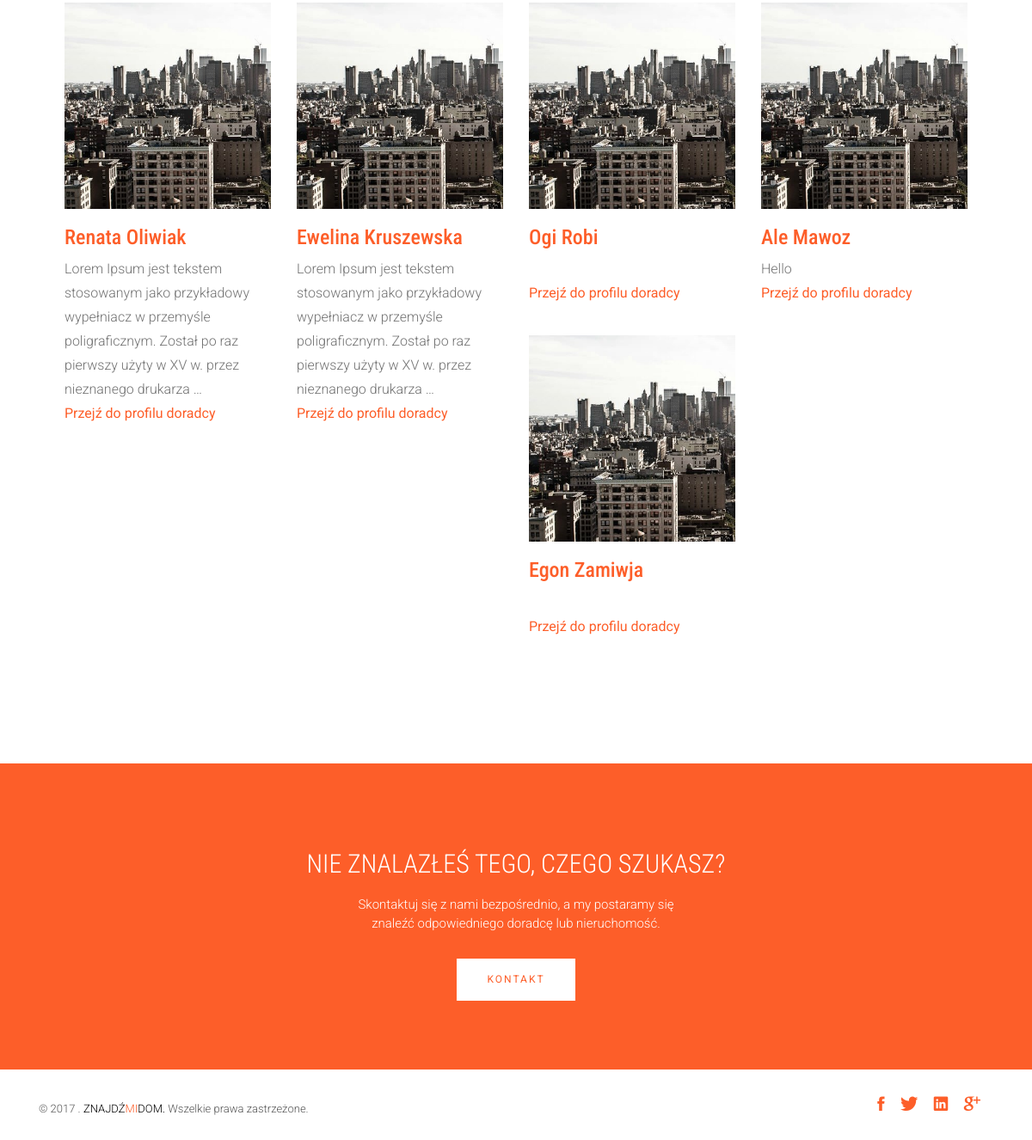
Page /profiles/ (lower part) on the earlier database version.
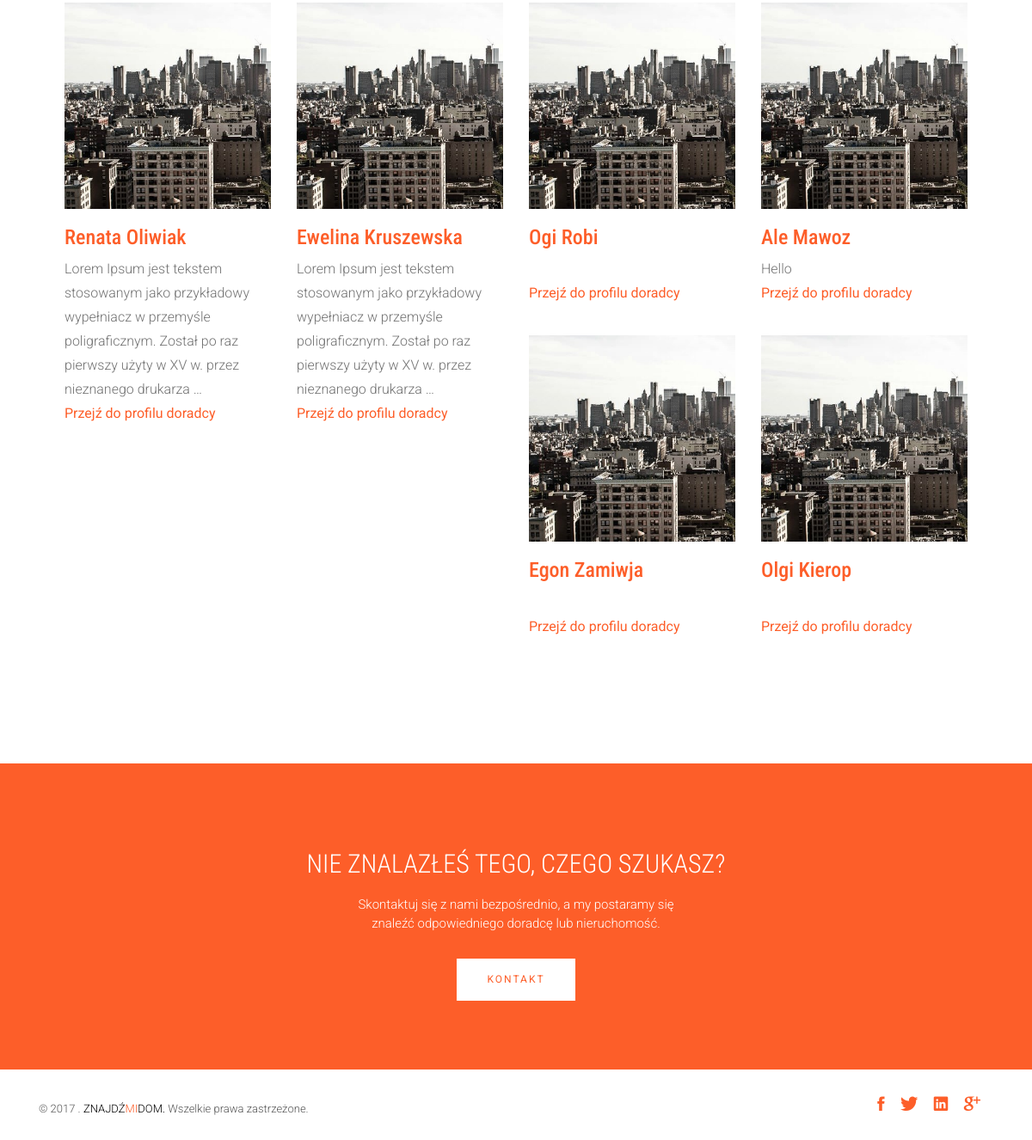
Same page on the later database version.
### profiles/models.py (models this page shows, shortened)
class Profile(models.Model):
	user = models.OneToOneField(User, blank=True, null=True)
	avatar = models.ImageField(upload_to='avatar', blank=True)
	description = models.TextField()
	city = models.CharField(max_length=100)

### profiles/views.py (the view)
def profile_list(request):
	profiles = Profile.objects.all()
	return render(request, 'profiles/profile_list.html', {
		'profiles': profiles,
		})

### profiles/templates/profiles/profile_list.html (shortened to what this page needs)
{% extends "base.html" %}
{% load static from staticfiles %}
{% block content%}
         <section id="about">
                <div class="container">
                    <div class="row">
                        <div class="col-md-12 col-sm-12">
                            <div class="block wow fadeInLeft" data-wow-delay=".3s" data-wow-duration="500ms">
                                <p>
                                    {% for profile in profiles %}
                                    <div class="col-md-3 col-sm-6">
                                    {% if profile.avatar %}
                                    <a href="{% url 'profiles:detail' pk=profile.pk %}">
    									<img src="{{ profile.avatar.url}}" class="img-responsive" alt="{{ profile.user.get_full_name }}" width=300></a>
                                	{% else %}
                                    <a href="{% url 'profiles:detail' pk=profile.pk %}">
                                        <img src="{% static '/images/avatar-default.jpg' %}"  class="img-responsive" alt="{{ profile.user.get_full_name }}" width=300>
                                    </a>
                              		{% endif %}
										<h3><a href="{% url 'profiles:detail' pk=profile.pk %}">{{ profile.user.get_full_name }}</a></h3>
										<p>{{ profile.description|truncatewords_html:22 }}
										<br>
										<a href="{% url 'profiles:detail' pk=profile.pk %}" class="profil-link">Przejź do profilu doradcy</a>
										</p>
									</div>
                                    {% endfor %}
                                </p>
                            </div>
                        </div>
                    </div>
                </div>
            </section>
{% endblock %}

Differences in the rows shown:
added Profile: user.get_full_name "Olgi Kierop"
